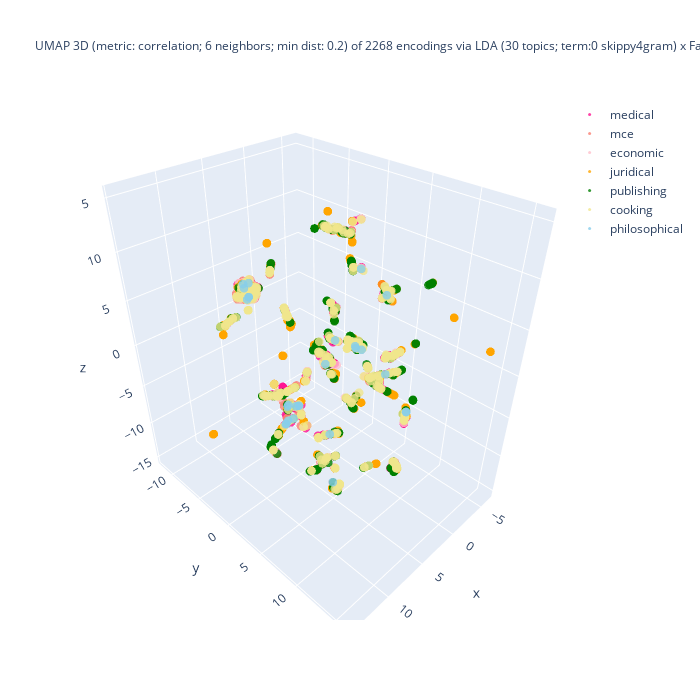

The notebook cell this image was saved under:
### Code cell
%%capture --no-display

## Plotlyを使って tSNE の結果の可視化 (3D)
import plotly.graph_objects as go
import numpy as np
#
domain_ids = set(encoded_df['domain_id'])
reverse_domain_list = False
if reverse_domain_list:
    domain_ids = sorted(domain_list, reverse = True)
## layered/traced drawing
fig = go.Figure()
for domain_id in domain_ids:
    # set marker size of the target domain
    if domain_id == [ i for k, v in domain_encoding.items() if k == target_domain ][0]:
        size_val = 5
    else:
        size_val = 3
    part = encoded_df[ encoded_df['domain_id'] == domain_id ]
    color = colormap[domain_id]
    print(f"color: {color}")
    fig.add_trace(
        go.Scatter3d(
            x = part['D1'], y = part['D2'], z = part['D3'],
            name = domain_back_encoding[domain_id],
            mode = 'markers',
            marker = dict(size = size_val, opacity = 0.8),
            #marker_colorscale = list(colormap.values()),
            marker_color = color,
            showlegend = True
        )
    )

## 3D 散布図にラベルを追加する処理は未実装
df_size = len(df)
if use_UMAP:
    title_header = f"UMAP 3D (metric: {umap_metric}; {umap_n_neighbors} neighbors; min dist: {umap_min_dist}) of {df_size} encodings via\n"
else:
    title_header = f"t-SNE 3D (ppl: {doc_perplexity_val}) of {df_size} encodings of via\n"
if use_FastText:
    if use_LDA:
        title_body = f"LDA ({n_topics} topics; term:0 {lda_term_type}) x FastText ({ft_n_dims} dims; term: {ft_term_type}; window: {ft_window_size})"
    else:
        title_body = f"FastText ({ft_n_dims} dims; term: {ft_term_type}; window: {ft_window_size})"
else:
    title_body = f"LDA ({n_topics} topics; term: {lda_term_type})"
#
title_val = title_header + title_body
fig.update_layout(title = dict(text = title_val, font_size = 12), autosize = False, width = 700, height = 700)
fig.show()

### Figure 1 — Plotly figure (JSON) as saved in the notebook; plotly's stock layout.template omitted (floating-point values rounded to 4 significant figures; data arrays with more than 128 entries replaced by an {"elided": "..."} marker saying what was removed)
{"data": [{"marker": {"color": "deeppink", "opacity": 0.8, "size": 3}, "mode": "markers", "name": "medical", "showlegend": true, "type": "scatter3d", "x": {"elided": "400 float values"}, "y": {"elided": "400 float values"}, "z": {"elided": "400 float values"}}, {"marker": {"color": "salmon", "opacity": 0.8, "size": 3}, "mode": "markers", "name": "mce", "showlegend": true, "type": "scatter3d", "x": {"elided": "400 float values"}, "y": {"elided": "400 float values"}, "z": {"elided": "400 float values"}}, {"marker": {"color": "pink", "opacity": 0.8, "size": 3}, "mode": "markers", "name": "economic", "showlegend": true, "type": "scatter3d", "x": {"elided": "241 float values"}, "y": {"elided": "241 float values"}, "z": {"elided": "241 float values"}}, {"marker": {"color": "orange", "opacity": 0.8, "size": 3}, "mode": "markers", "name": "juridical", "showlegend": true, "type": "scatter3d", "x": {"elided": "400 float values"}, "y": {"elided": "400 float values"}, "z": {"elided": "400 float values"}}, {"marker": {"color": "green", "opacity": 0.8, "size": 3}, "mode": "markers", "name": "publishing", "showlegend": true, "type": "scatter3d", "x": {"elided": "400 float values"}, "y": {"elided": "400 float values"}, "z": {"elided": "400 float values"}}, {"marker": {"color": "khaki", "opacity": 0.8, "size": 3}, "mode": "markers", "name": "cooking", "showlegend": true, "type": "scatter3d", "x": {"elided": "400 float values"}, "y": {"elided": "400 float values"}, "z": {"elided": "400 float values"}}, {"marker": {"color": "skyblue", "opacity": 0.8, "size": 3}, "mode": "markers", "name": "philosophical", "showlegend": true, "type": "scatter3d", "x": [8.058, 7.728, 7.889, -5.795, 4.83, 7.419, 4.166, 7.112, 7.543, -5.473, -0.3708, -5.532, 7.648, 8.736, -3.936, -3.331, 8.216, 8.436, 8.329, 9.233, 9.082, 3.976, 8.334, 8.035, 8.68, 6.371, -0.334], "y": [3.246, 0.9239, -3.163, -1.273, 4.678, 0.9622, 9.997, 1.39, 7.232, -1.963, 9.361, -1.923, 0.9186, -2.195, 3.205, 0.2985, -3.447, -2.566, -3.38, 3.003, 2.957, 3.341, 3.186, 3.249, -2.496, 5.001, 9.362], "z": [-2.545, -6.461, 7.727, -5.155, -13.91, -6.134, 2.562, -5.788, 6.311, -4.841, -4.657, -5.122, -6.406, 7.033, 4.33, 6.343, 7.233, 6.766, 7.725, -2.104, -2.029, -8.606, -2.469, -2.552, 6.644, 2.225, -4.663]}], "layout": {"autosize": false, "height": 700, "title": {"font": {"size": 12}, "text": "UMAP 3D (metric: correlation; 6 neighbors; min dist: 0.2) of 2268 encodings via\nLDA (30 topics; term:0 skippy4gram) x FastText (15 dims; term: skippy4gram; window: 5)"}, "width": 700}}
